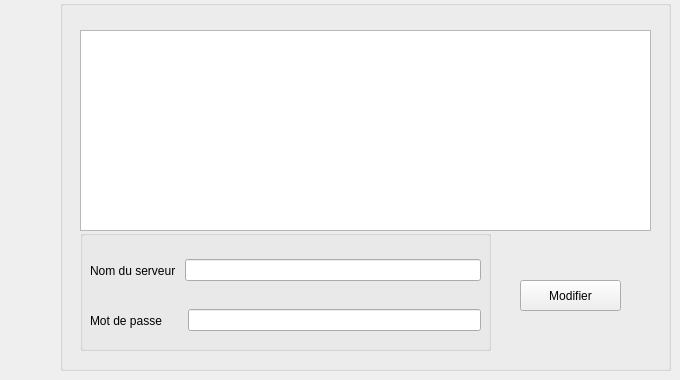
   <widget class="QWidget" name="tab_3">
    <attribute name="title">
     <string>Modifier</string>
    </attribute>
    <widget class="QGroupBox" name="groupBox_3">
     <property name="geometry">
      <rect>
       <x>60</x>
       <y>0</y>
       <width>611</width>
       <height>371</height>
      </rect>
     </property>
     <property name="title">
      <string/>
     </property>
     <widget class="QTableWidget" name="tableWidget_2">
      <property name="geometry">
       <rect>
        <x>20</x>
        <y>30</y>
        <width>571</width>
        <height>201</height>
       </rect>
      </property>
     </widget>
     <widget class="QGroupBox" name="groupBox_4">
      <property name="geometry">
       <rect>
        <x>20</x>
        <y>230</y>
        <width>411</width>
        <height>121</height>
       </rect>
      </property>
      <property name="title">
       <string/>
      </property>
      <widget class="QWidget" name="horizontalLayoutWidget_5">
       <property name="geometry">
        <rect>
         <x>10</x>
         <y>20</y>
         <width>391</width>
         <height>41</height>
        </rect>
       </property>
       <layout class="QHBoxLayout" name="horizontalLayout_5">
        <item>
         <widget class="QLabel" name="label_3">
          <property name="text">
           <string>Nom du serveur </string>
          </property>
         </widget>
        </item>
        <item>
         <widget class="QLineEdit" name="lineEdit_3"/>
        </item>
       </layout>
      </widget>
      <widget class="QWidget" name="horizontalLayoutWidget_6">
       <property name="geometry">
        <rect>
         <x>10</x>
         <y>70</y>
         <width>391</width>
         <height>41</height>
        </rect>
       </property>
       <layout class="QHBoxLayout" name="horizontalLayout_6">
        <item>
         <widget class="QLabel" name="label_4">
          <property name="text">
           <string>Mot de passe      </string>
          </property>
         </widget>
        </item>
        <item>
         <widget class="QLineEdit" name="lineEdit_4">
          <property name="echoMode">
           <enum>QLineEdit::Password</enum>
          </property>
         </widget>
        </item>
       </layout>
      </widget>
     </widget>
     <widget class="QPushButton" name="pushButton_3">
      <property name="geometry">
       <rect>
        <x>460</x>
        <y>280</y>
        <width>101</width>
        <height>31</height>
       </rect>
      </property>
      <property name="text">
       <string>Modifier</string>
      </property>
      <property name="icon">
       <iconset>
        <normaloff>settings.png</normaloff>settings.png</iconset>
      </property>
     </widget>
    </widget>
   </widget>
